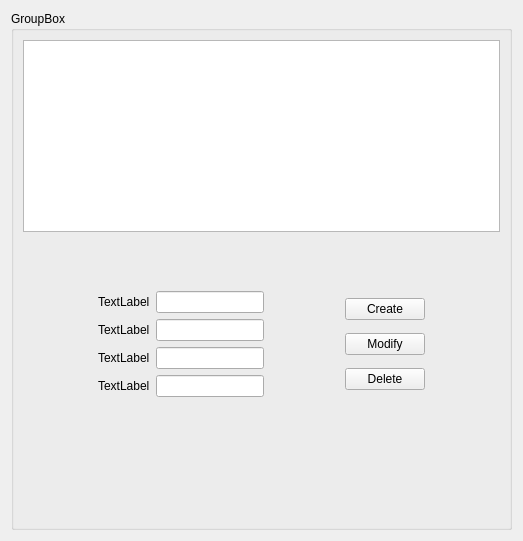
<ui version="4.0" >
 <class>MatisseCustomForm</class>
 <widget class="QWidget" name="MatisseCustomForm" >
  <property name="geometry" >
   <rect>
    <x>0</x>
    <y>0</y>
    <width>519</width>
    <height>541</height>
   </rect>
  </property>
  <property name="windowTitle" >
   <string>Form</string>
  </property>
  <layout class="QGridLayout" >
   <item row="0" column="0" >
    <widget class="QGroupBox" name="groupBox" >
     <property name="title" >
      <string>GroupBox</string>
     </property>
     <layout class="QGridLayout" >
      <item row="0" column="0" >
       <layout class="QGridLayout" >
        <item row="0" column="0" >
         <widget class="QTableView" name="tableView" />
        </item>
        <item row="1" column="0" >
         <spacer>
          <property name="orientation" >
           <enum>Qt::Vertical</enum>
          </property>
          <property name="sizeHint" >
           <size>
            <width>477</width>
            <height>21</height>
           </size>
          </property>
         </spacer>
        </item>
        <item row="2" column="0" >
         <layout class="QGridLayout" >
          <item row="0" column="0" >
           <spacer>
            <property name="orientation" >
             <enum>Qt::Horizontal</enum>
            </property>
            <property name="sizeHint" >
             <size>
              <width>40</width>
              <height>20</height>
             </size>
            </property>
           </spacer>
          </item>
          <item row="0" column="1" >
           <layout class="QGridLayout" >
            <item row="0" column="0" >
             <widget class="QLabel" name="labelLabel" >
              <property name="text" >
               <string>TextLabel</string>
              </property>
             </widget>
            </item>
            <item row="0" column="1" >
             <widget class="QLineEdit" name="lineEditLabel" />
            </item>
            <item row="1" column="0" >
             <widget class="QLabel" name="labelMin" >
              <property name="text" >
               <string>TextLabel</string>
              </property>
             </widget>
            </item>
            <item row="1" column="1" >
             <widget class="QLineEdit" name="lineEditMin" />
            </item>
            <item row="2" column="0" >
             <widget class="QLabel" name="labelMax" >
              <property name="text" >
               <string>TextLabel</string>
              </property>
             </widget>
            </item>
            <item row="2" column="1" >
             <widget class="QLineEdit" name="lineEditMax" />
            </item>
            <item row="3" column="0" >
             <widget class="QLabel" name="labelValue" >
              <property name="text" >
               <string>TextLabel</string>
              </property>
             </widget>
            </item>
            <item row="3" column="1" >
             <widget class="QLineEdit" name="lineEditValue" />
            </item>
           </layout>
          </item>
          <item row="0" column="2" >
           <spacer>
            <property name="orientation" >
             <enum>Qt::Horizontal</enum>
            </property>
            <property name="sizeHint" >
             <size>
              <width>40</width>
              <height>20</height>
             </size>
            </property>
           </spacer>
          </item>
          <item row="0" column="3" >
           <layout class="QGridLayout" >
            <item row="0" column="0" >
             <widget class="QPushButton" name="pushButtonNew" >
              <property name="text" >
               <string>Create</string>
              </property>
             </widget>
            </item>
            <item row="1" column="0" >
             <widget class="QPushButton" name="pushButtonModify" >
              <property name="text" >
               <string>Modify</string>
              </property>
             </widget>
            </item>
            <item row="2" column="0" >
             <widget class="QPushButton" name="pushButtonDelete" >
              <property name="text" >
               <string>Delete</string>
              </property>
             </widget>
            </item>
           </layout>
          </item>
          <item row="0" column="4" >
           <spacer>
            <property name="orientation" >
             <enum>Qt::Horizontal</enum>
            </property>
            <property name="sizeHint" >
             <size>
              <width>40</width>
              <height>20</height>
             </size>
            </property>
           </spacer>
          </item>
         </layout>
        </item>
        <item row="3" column="0" >
         <spacer>
          <property name="orientation" >
           <enum>Qt::Vertical</enum>
          </property>
          <property name="sizeHint" >
           <size>
            <width>20</width>
            <height>121</height>
           </size>
          </property>
         </spacer>
        </item>
       </layout>
      </item>
     </layout>
    </widget>
   </item>
  </layout>
 </widget>
 <resources/>
 <connections/>
</ui>
